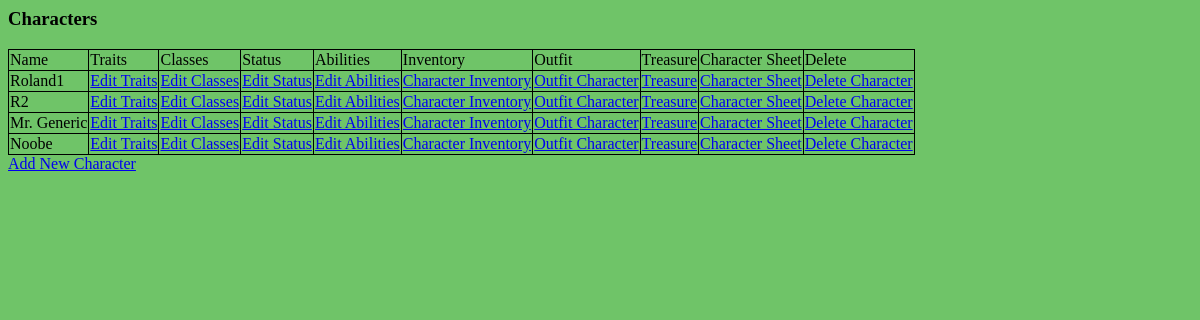
The app's page /osric_character_tools/characters.php, older data.
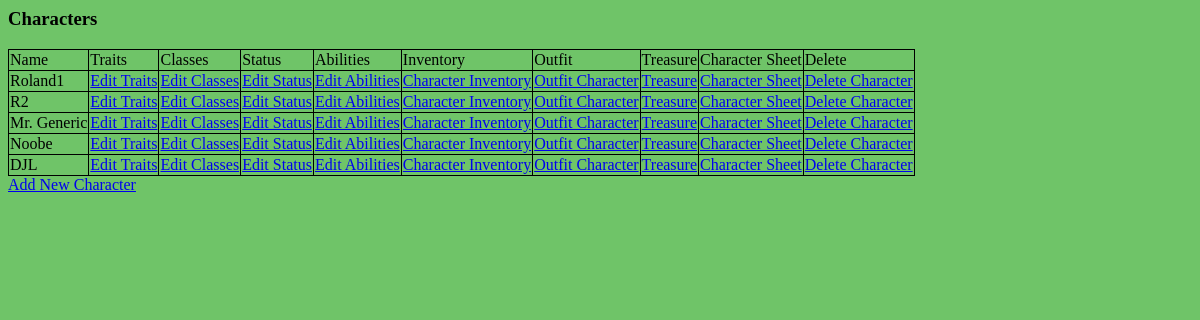
The same page, newer data.
### tables this page shows
CREATE TABLE IF NOT EXISTS `characters` (
  `CharacterName` varchar(255) NOT NULL,
  `CharacterGender` int(11) NOT NULL,
  `CharacterAge` float NOT NULL,
  `CharacterHeight` float NOT NULL,
  `CharacterWeight` float NOT NULL,
  `CharacterId` bigint(20) unsigned NOT NULL AUTO_INCREMENT,
  `CharacterAlignment` int(11) NOT NULL,
  `RaceId` bigint(20) NOT NULL,
  PRIMARY KEY (`CharacterId`)
);

### osric_character_tools/inc/OsricDb.php (called while the page is built, shortened)
<?php
class OsricDb
{
	protected $cxn;
	public function doInit($aHost,$aUser,$aPasswd)
	{
		$aDbname = "osric_db";
		$this->cxn = mysqli_connect($aHost,$aUser,$aPasswd,$aDbname) or die("Couldn't connect to server");
	}
	public function getCharacters()
	{
		$query = "SELECT * from characters";
		$result = mysqli_query($this->cxn,$query) or die("Couldn't execute query: ".$query);
		for($result_set = array();$row = mysqli_fetch_assoc($result);$result_set[]=$row);
		return $result_set;
	}
}
?>

### osric_character_tools/characters.php (the view, shortened to what this page needs)
<html>
<head>
<link rel="stylesheet" type="text/css" href="./css/class.css" />
</head>
<body>
<?php
require_once(dirname(__FILE__)."/inc/OsricDb.php");
$myOsricDb = new OsricDb();
$myOsricDb->doInit($host,$user,$passwd);
?>
<h3>Characters</h3>
<?php
$characters = $myOsricDb->getCharacters();
echo "<table id='osric_characters'>";
echo "<tr><td>Name</td><td>Traits</td><td>Classes</td><td>Status</td><td>Abilities</td><td>Inventory</td><td>Outfit</td><td>Treasure</td><td>Character Sheet</td><td>Delete</td></tr>";
foreach($characters as $character)
{
	$characterId = $character['CharacterId'];
	echo "<tr>";
	echo "<td>{$character['CharacterName']}</td>";
	echo "<td><a href='editcharacter.php?CharacterId={$characterId}'>Edit Traits</a></td>";
	echo "<td><a href='editcharacterclasses.php?CharacterId={$characterId}'>Edit Classes</a></td>";
	echo "<td><a href='editcharacterstatus.php?CharacterId={$characterId}'>Edit Status</a></td>";
	echo "<td><a href='editcharacterabilities.php?CharacterId={$characterId}'>Edit Abilities</a></td>";
	echo "<td><a href='characterinventory.php?CharacterId={$characterId}'>Character Inventory</a></td>";
	echo "<td><a href='selectequipment.php?CharacterId={$characterId}'>Outfit Character</td>";
	echo "<td><a href='awardtreasureandxp.php?CharacterId={$characterId}'>Treasure</td>";
	echo "<td><a href='charactersheet.php?CharacterId={$characterId}'>Character Sheet</td>";
	echo "<td><a href='deletecharacter.php?CharacterId={$characterId}'>Delete Character</a></td>";
	echo "</tr>";
}
echo "</table>";
echo "<a href='editcharacter.php?CharacterId=-1'>Add New Character</a></td>";
?>
</body>
</html>

Row changes from the older to the newer data that the page shows:
added characters: CharacterName "DJL"
